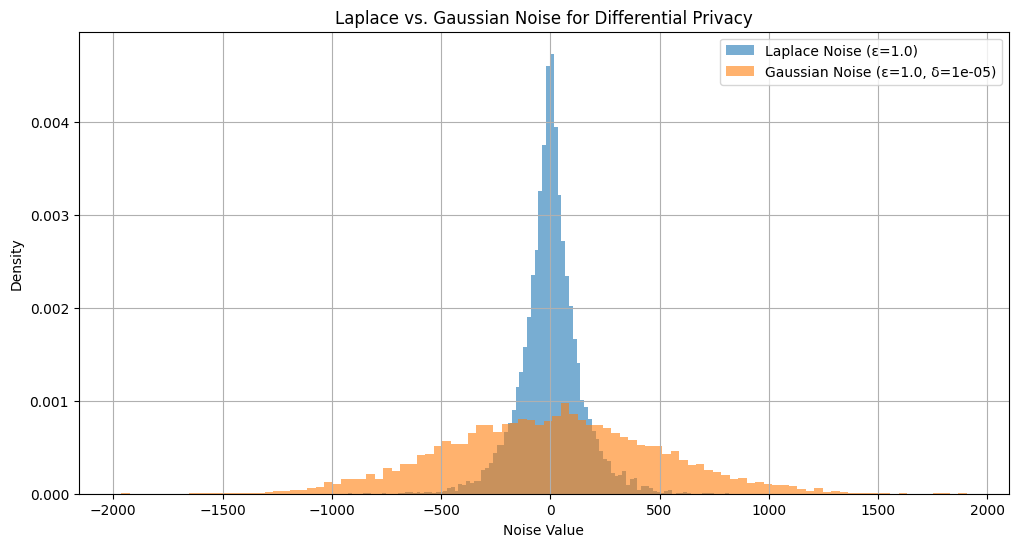

This chart was generated by the following Python code:
# Noise Comparison for ε-DP vs (ε, δ)-DP
"""
Laplace noise will have a sharp peak and taper off slowly (heavy tails).

Gaussian noise will be wider (due to high σ) but more concentrated in the center.

Gaussian noise often has higher variance, especially for small δ, due to the stronger requirement on high-probability privacy protection.
"""
import numpy as np
import matplotlib.pyplot as plt

# --- Parameters ---
epsilon = 1.0
delta = 1e-5
sensitivity = 100  # Sensitivity of average salary
num_samples = 10000

# --- Laplace noise (strict ε-DP) ---
laplace_scale = sensitivity / epsilon
laplace_noise = np.random.laplace(loc=0, scale=laplace_scale, size=num_samples)

# --- Gaussian noise ((ε, δ)-DP) ---
sigma = (np.sqrt(2 * np.log(1.25 / delta)) * sensitivity) / epsilon
gaussian_noise = np.random.normal(loc=0, scale=sigma, size=num_samples)

# --- Plot ---
plt.figure(figsize=(12, 6))
plt.hist(laplace_noise, bins=100, density=True, alpha=0.6, label=f"Laplace Noise (ε={epsilon})")
plt.hist(gaussian_noise, bins=100, density=True, alpha=0.6, label=f"Gaussian Noise (ε={epsilon}, δ={delta})")
plt.title("Laplace vs. Gaussian Noise for Differential Privacy")
plt.xlabel("Noise Value")
plt.ylabel("Density")
plt.legend()
plt.grid(True)
plt.show()
